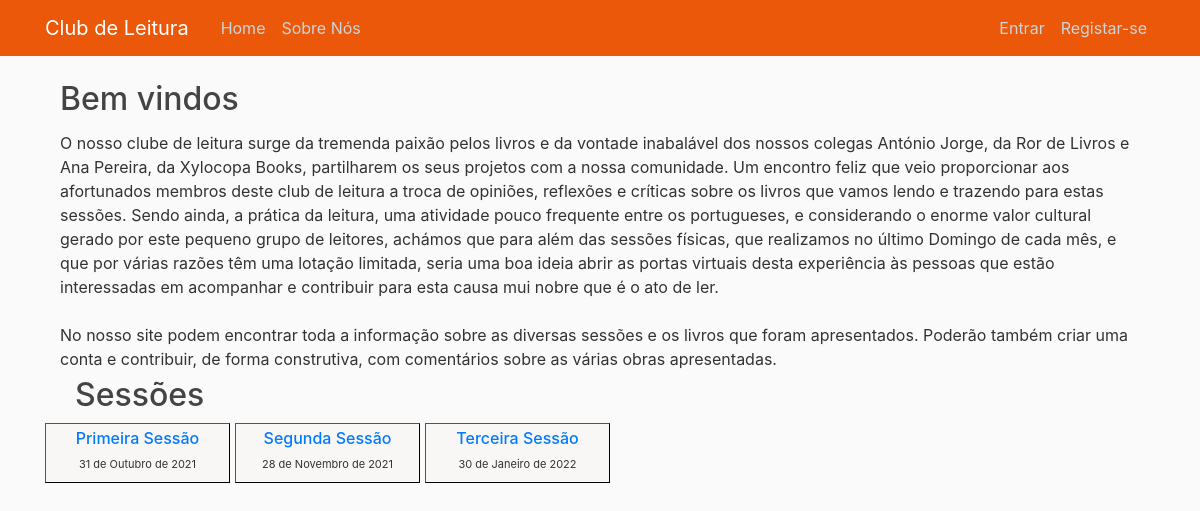
Before: / with the older database file.
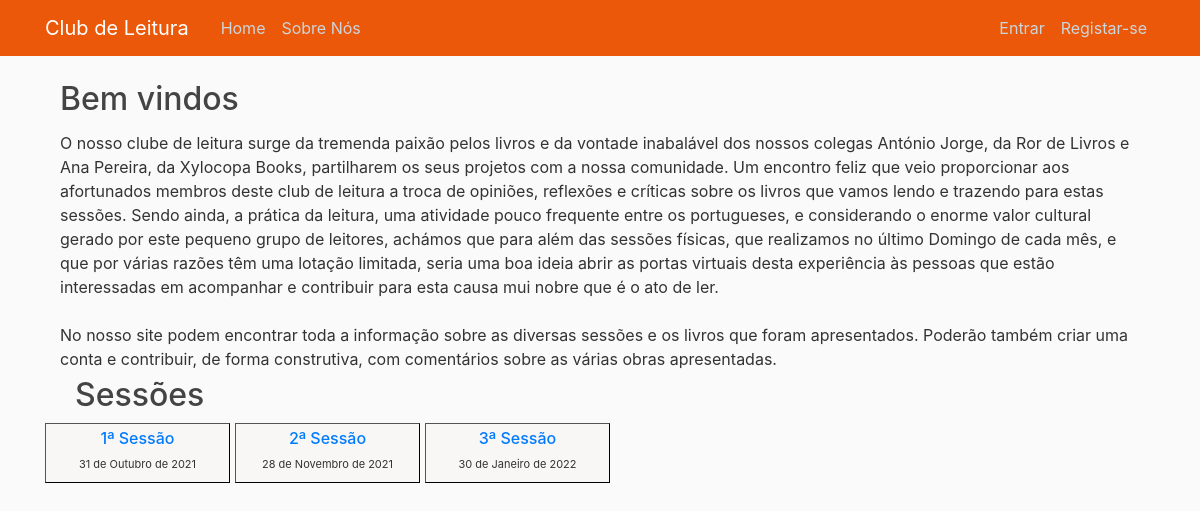
After: the same page with the newer database file.
### books/models.py (models this page shows, shortened)
class Sessoes(models.Model):
    title = models.CharField(max_length=100)
    sessao_date = models.DateField()

### books/views.py (the view)
# urls.py: path('', views.IndexView.as_view(), name='index'),
class IndexView(generic.ListView):
    template_name = 'books/index.html'
    model = Sessoes
    context_object_name = 'displaybook'
    def get_queryset(self):
        return Sessoes.objects.order_by('sessao_date')[:5]

### books/templates/books/index.html
{% extends "books/base.html" %}
{% load static %}
{% block content %}
<div class="col-12">
    <h2 class="text-left">Bem vindos</h2>
</div>
<div class="container">
    <div class="row" justify-content-start>
        <div class="col-md-12">
            <p>O nosso clube de leitura surge da tremenda paixão pelos livros e da vontade inabalável dos nossos colegas
            António Jorge, da Ror de Livros e Ana Pereira, da Xylocopa Books, partilharem os seus projetos com a nossa comunidade.
            Um encontro feliz que veio proporcionar aos afortunados membros deste club de leitura a troca de opiniões, reflexões e
            críticas sobre os livros que vamos lendo e trazendo para estas sessões. Sendo ainda, a prática da leitura, uma atividade
            pouco frequente entre os portugueses, e considerando o enorme valor cultural gerado por este pequeno grupo de leitores,
            achámos que para além das sessões físicas, que realizamos no último Domingo de cada mês, e que por várias razões têm uma
            lotação limitada, seria uma boa ideia abrir as portas virtuais desta experiência às pessoas que estão interessadas em
            acompanhar e contribuir para esta causa mui nobre que é o ato de ler.
            <br><br>
            No nosso site podem encontrar toda a informação sobre as diversas sessões e os livros que foram apresentados.
            Poderão também criar uma conta e contribuir, de forma construtiva, com comentários sobre as várias obras apresentadas.
            </p>
        </div>
    </div>
    <div class="col-12">
        <h2 class="text-left">Sessões</h2>
    </div>
    <div class="row" justify-content-start>
        {% if displaybook %}
            {% for c in displaybook %}
            <div class="col-md-2 book margens">
                    <h6><a href="{% url 'book:detalhe' c.id%}"> {{ c.title }}</a></h6>
                    <p style="font-size:11px">{{ c.sessao_date }}</p>
            </div>
            {% endfor %}
        {% else %}
            <p>Não há sessões</p>
        {% endif %}
    </div>
</div>
{% endblock content %}

### books/templates/books/base.html (shortened to what this page needs)
{% load static %}
<!DOCTYPE html>
<html>
<head>
    <link rel="stylesheet" href="https://cdn.jsdelivr.net/npm/bootstrap@4.0.0/dist/css/bootstrap.min.css">
    <link rel="stylesheet" type="text/css" href=" {% static '/books/main.css' %}">
</head>
<body>
    <header class="site-header">
        <nav class="navbar navbar-expand-md navbar-dark bg-steel fixed-top">
          <div class="container">
            <a class="navbar-brand mr-4" href="{% url 'book:index' %}">Club de Leitura</a>
            <div class="collapse navbar-collapse" id="navbarToggle">
              <div class="navbar-nav mr-auto">
                <a class="nav-item nav-link" href="{% url 'book:index' %}">Home</a>
                <a class="nav-item nav-link" href="{% url 'book:Books-About' %}">Sobre Nós</a>
              </div>
              <div class="navbar-nav">
                {% if user.is_authenticated %}
                <a class="nav-item nav-link" href="{% url 'profile' %}">Perfil</a>
                <a class="nav-item nav-link" href="{% url 'logout' %}">Sair</a>
                {% else%}
                  <a class="nav-item nav-link" href="{% url 'login' %}">Entrar</a>
                  <a class="nav-item nav-link" href="{% url 'register' %}">Registar-se</a>
                {% endif %}
              </div>
            </div>
          </div>
        </nav>
      </header>
      <main role="main" class="container">
        {% block content %} {% endblock %}
      </main>
</body>
</html>

### books/static/books/main.css (style rules this page uses)
body { background: #fafafa; color: #333333; margin-top: 5rem; }
h1, h2, h3, h4, h5, h6 { color: #444444; }
p { margin-top: 5px ; margin-bottom: 5px ; }
.bg-steel { background-color: #ec5809; }
.site-header .navbar-nav .nav-link { color: #cbd5db; }
.book { border: 1px outset black; padding-top: 5px; padding-right: 5px; padding-bottom: 5px; padding-left: 5px; background-color: rgb(249, 246, 246); text-align: center; }
.margens { margin-left: 0px; margin-right: 5px; margin-bottom: 5px; }

Changed rows visible on the page:
changed Sessoes: title "Primeira Sessão" → "1ª Sessão"
changed Sessoes: title "Segunda Sessão" → "2ª Sessão"
changed Sessoes: title "Terceira Sessão" → "3ª Sessão"
